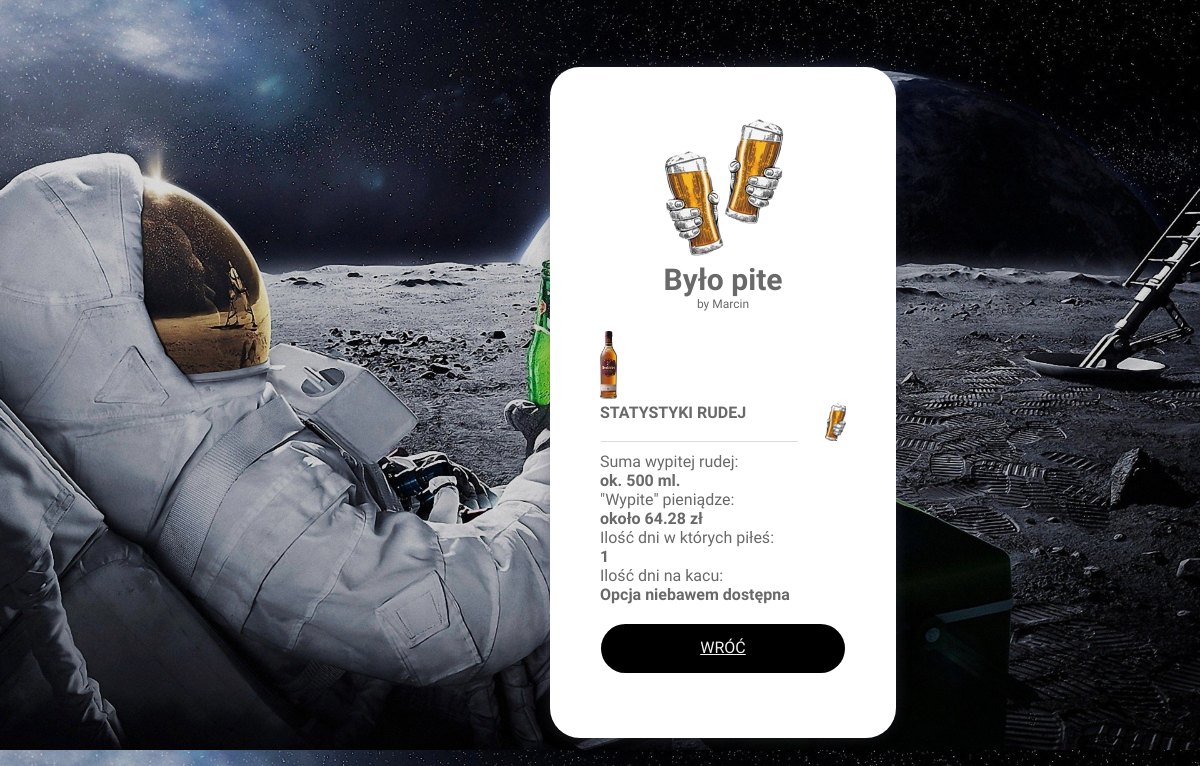
Page /ruda.php on the earlier database version.
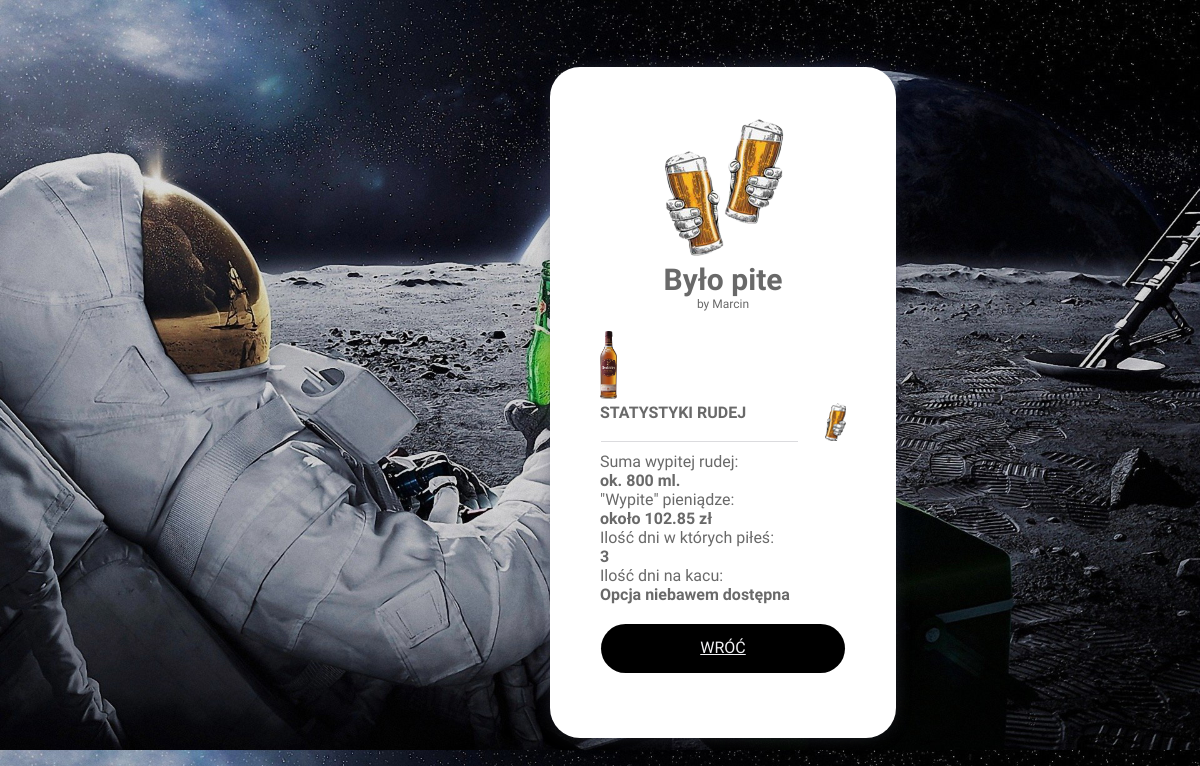
Same page on the later database version.
### tables this page shows
CREATE TABLE `rekord` (
  `id` int(11) NOT NULL,
  `alcohol_id` int(10) NOT NULL,
  `created_on` date NOT NULL DEFAULT current_timestamp(),
  `quantity` int(10) NOT NULL,
  `gramatura` int(11) NOT NULL
);

CREATE TABLE `gramatura` (
  `id` int(11) NOT NULL,
  `name` varchar(12) NOT NULL
);

### helpers.php (called while the page is built, shortened)
<?php
function rrr($db, $suma, $id)
{
    if ($suma != 0) {
        if (is_numeric($suma) && $suma > 1000) {
            $name = 'ok. ' . $suma / 1000 . ' l.';
        } else {
            $query = "SELECT * FROM gramatura WHERE id = $id";
            $result = $db->query($query)->fetch_assoc();
            $name = 'ok. ' . $suma . ' ' . $result['name'];
        }
    } else {
        $name = 'Nie było pite';
    }
    return $name;
}

### ruda.php (the view, shortened to what this page needs)
<?php
require_once 'helpers.php';
require_once 'connect.php';
$db = new mysqli($host, $db_user, $db_password, $db_name);
$query = "SELECT * FROM rekord WHERE created_on >= '2022-12-01'";
$rekordy = $db->query($query)->fetch_all();
$gramaturaRudej = '';
$sumaRudej = 0;
$iloscDni = 0;
foreach ($rekordy as $rekord) {
    if ($rekord[1] == 4) {
        $sumaRudej += (int)$rekord[3];
        $gramaturaRudej = $rekord[4];
        $iloscDni +=  $rekord[1];
    }
}
$iloscDni /= 4;
if ($sumaRudej != 0) {
    $sumaPieniedzy = $sumaRudej / 700 * 89.99 ;
    $formatedSumaPieniedzy = number_format($sumaPieniedzy, 2);
} else {
    $sumaRudej = 'Nie było pite';
}
$sumaRudej = rrr($db, $sumaRudej, $gramaturaRudej);
?>
<!doctype html>
<html lang="en">
<head>
    <link rel="stylesheet" type="text/css" href="style.css">
</head>
<body>
<div class="box">
    <div style="text-align: center;">
        <img  src="zdjecia/bp_logo2.png" alt="napraw kod"></a>
    </div>
    <div class="było-pite">Było pite</div>
    <div class="by-marcin">by Marcin</div>
    <img src="zdjecia/ruda.png" class="ruda" alt="Coś się popsuło"> <br>
    <div class="color mb-20">
        <img src="zdjecia/bp_icon.png" alt="napraw kod" class="quantity">
        <div class="alcohol fb text-uppercase">Statystyki rudej</div>
        <div class="stripe percent-80 mt-0"></div>
        <?php
        echo 'Suma wypitej rudej:' . '<div class="fb">' . $sumaRudej . '</div>';
        echo '"Wypite" pieniądze:' . '<div class="fb">' . 'około ' . $formatedSumaPieniedzy . ' zł' . '</div>';
        echo 'Ilość dni w których piłeś:' . '<div class="fb">' . $iloscDni . '</div>';
        echo 'Ilość dni na kacu:' . '<div class="fb">' . 'Opcja niebawem dostępna' . '</div>';
        ?>
    </div>
    <a href="rankingi.php" class="popraw-rekord mb-15">Wróć</a>
</div>
</body>
</html>

### style.css (style rules this page uses)
body { font-family: 'PT Sans', sans-serif; background-color: wheat; }
.popraw-rekord { width: 244px; height: 49px; margin: 1px 1px 30px; background-color: black; border-radius: 30px; text-align: center; line-height: 47px; color: rgb(242,242,245,255); text-transform: uppercase; display: block; }
.box { border-radius: 30px; display: inline-table; padding: 50px; float: right; margin-right: 25%; margin-top: 5%; background-color: white; -webkit-box-shadow: 0 0 20px -8px rgba(66, 68, 90, 1); -moz-box-shadow: 0 0 20px -8px rgba(66, 68, 90, 1); box-shadow: 0 0 20px -8px rgba(66, 68, 90, 1); }
.alcohol { float: left; }
.quantity { float: right; }
.color { color: dimgray; }
.stripe { margin: 10px 1px; border-bottom: 1px solid #dbdbde; }
.było-pite { text-align: center; font-size: 30px; color: dimgray; font-weight: 700; }
.by-marcin { text-align: center; color: dimgray; font-size: 12px; margin-bottom: 20px; }
.percent-80 { width: 80%; }
.mt-0 { margin-top: 0!important; }
.mb-20 { margin-bottom: 20px; }
.mb-15 { margin-bottom: 15px; }
.fb { font-weight: bold; }
.text-uppercase { text-transform: uppercase; }
.ruda { height: 68px; }

### ruda.php (style rules this page uses)
body { background-image: url("zdjecia/astronaut_beer.jpg"); background-size: cover; }

Differences in the rows shown:
no longer on this page (row unchanged): rekord: gramatura.name "ok. 500 ml."
added rekord: gramatura.name "ok. 800 ml."
Other differences:
$formatedSumaPieniedzy: "64.28" → "102.85"
$iloscDni: "1" → "3"
